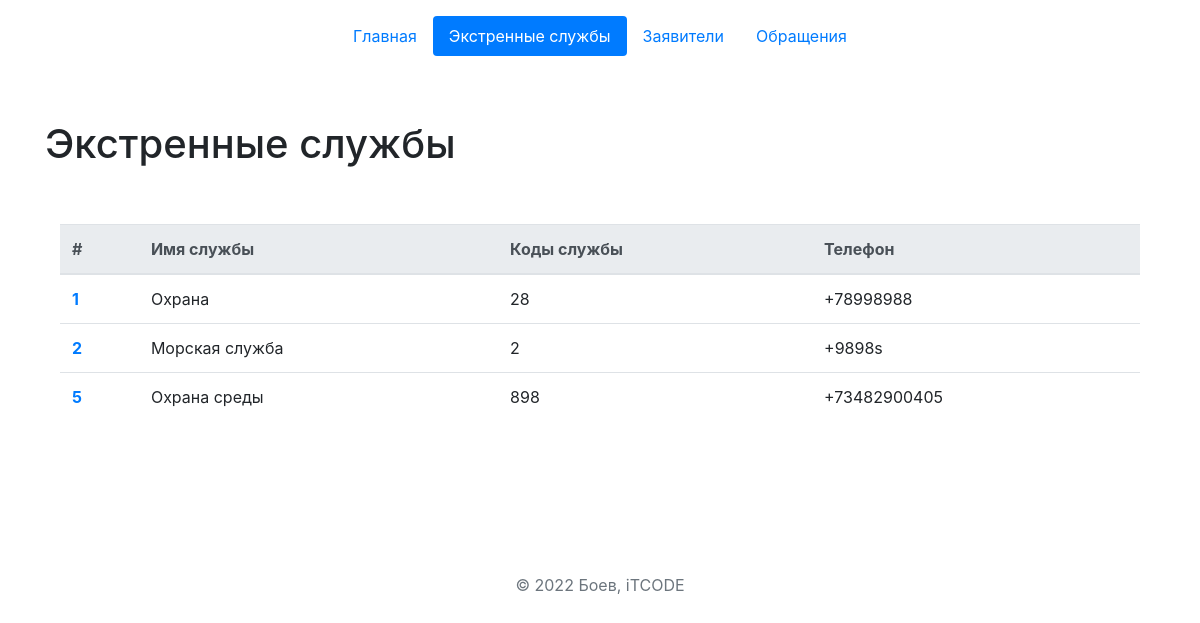
The app's page /models_1/, older data.
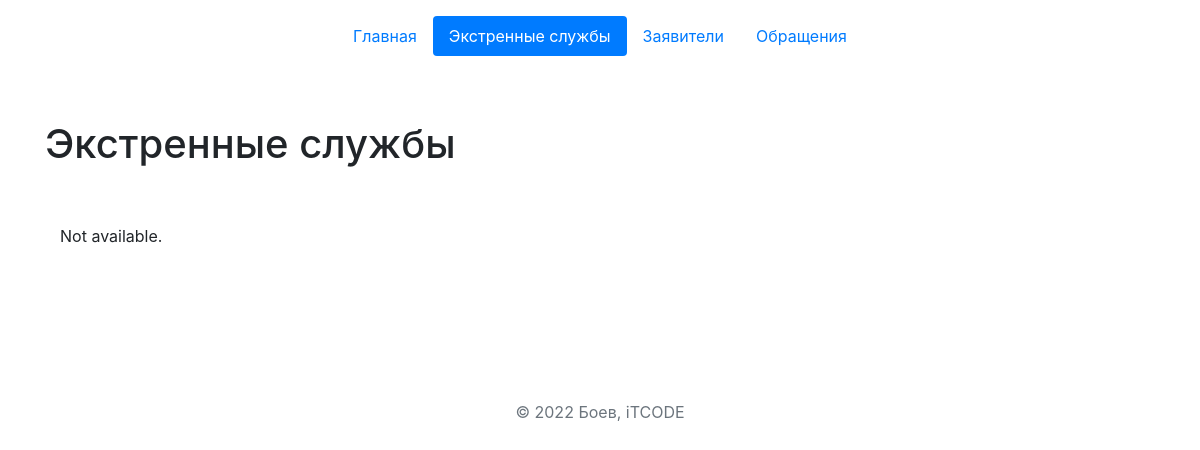
The same page, newer data.
### emergency_request/models.py (models this page shows, shortened)
class EmergencyService(models.Model):
    service_name = models.CharField('Имя экстренной службы', max_length=255)
    service_code = models.CharField('Код экстренной службы', max_length=255)
    phone_number = models.CharField('Телефон экстренной службы', max_length=255)
    class Meta:
        verbose_name = 'Экстренная служба'
        verbose_name_plural = 'Экстренные службы'
        ordering = ('service_code',)

### emergency_request/views.py (the view)
# urls.py: path('models_1/', views.models_1, name='models_1'),
def models_1(request):
    emergencies = EmergencyService.objects.all().order_by('id')
    context = {
        'emergencies': emergencies,
        'navbar': 'models_1'}
    return render(request, 'emergency_request/models_1.html', context)

### emergency_request/templates/emergency_request/models_1.html (shortened to what this page needs)
{% extends 'base.html' %}
{% load emergency_extras %}
{% block nav %}
    {% include 'includes/nav_models.html' %}
{% endblock %}
{% block content %}
<div class="container py-5">
    <h1>
        Экстренные службы
    </h1>
    <div class="container py-5 align-items-center">
        {% if emergencies %}
        <table class="table">
            <thead class="thead-light col-md-5">
            <tr>
                <th scope="col">#</th>
                <th scope="col">Имя службы</th>
                <th scope="col">Коды службы</th>
                <th scope="col">Телефон</th>
            </tr>
            </thead>
            <tbody>
            {% for emergency in emergencies %}
            <tr>
                <th scope="row"><a href="{% url 'emergency_request:model_1' emergency.id %}">{{ emergency.id }}</a></th>
                <td>{{ emergency.service_name }}</td>
                <td>{{ emergency.service_code }}</td>
                <td>{{ emergency.phone_number }}</td>
            </tr>
            {% endfor %}
            </tbody>
        </table>
        {% else %}
            <p>Not available.</p>
        {% endif %}
    </div>
</div>
{% endblock content %}

Row changes from the older to the newer data that the page shows:
removed EmergencyService: id "1", service_name "Охрана", service_code "28", phone_number "+78998988"
removed EmergencyService: id "2", service_name "Морская служба", service_code "2", phone_number "+9898s"
removed EmergencyService: id "5", service_name "Охрана среды", service_code "898", phone_number "+73482900405"
Text that changed along with them:
text no longer shown: "# Имя службы Коды службы Телефон"
text now shown: "Not available."
